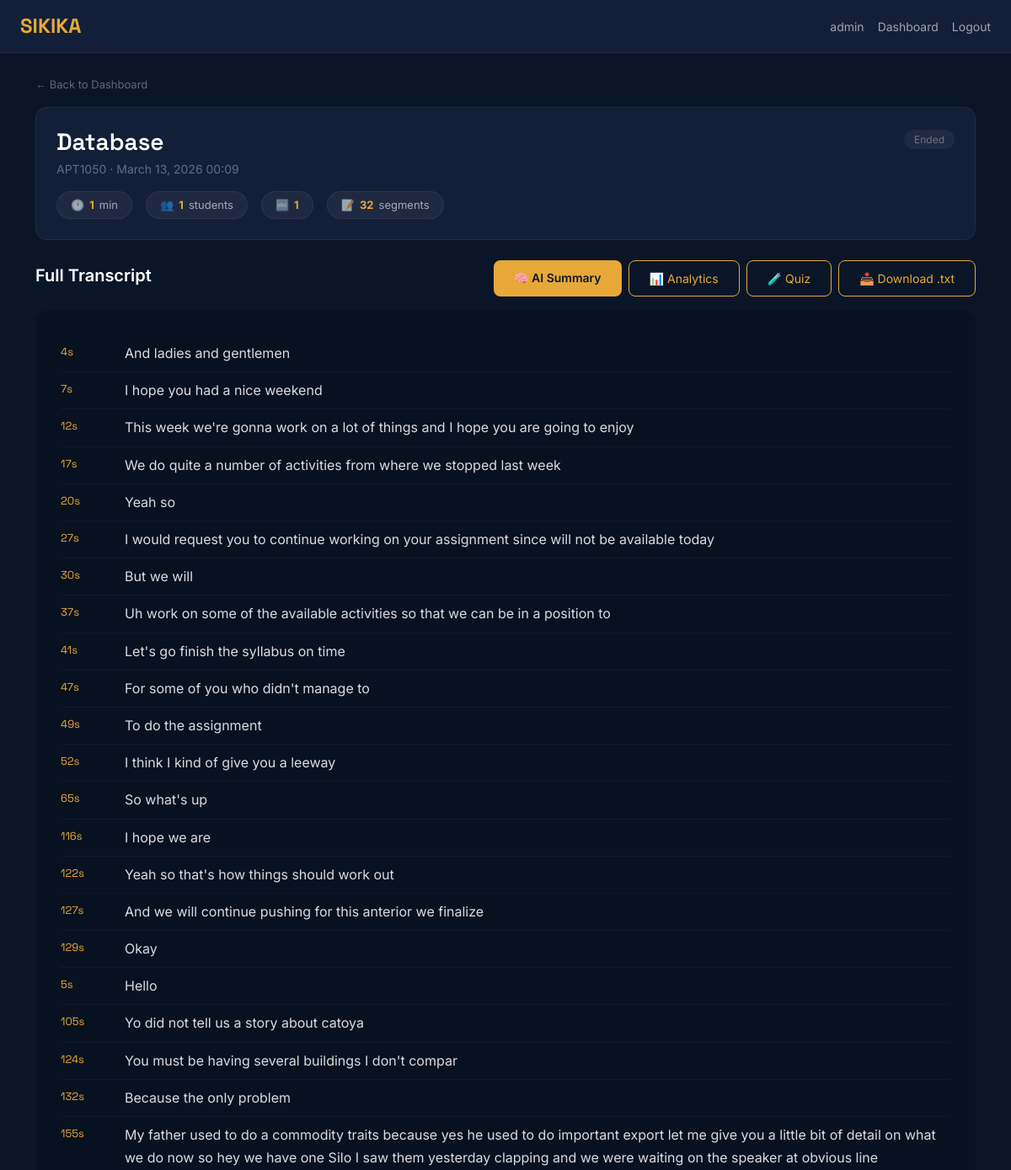
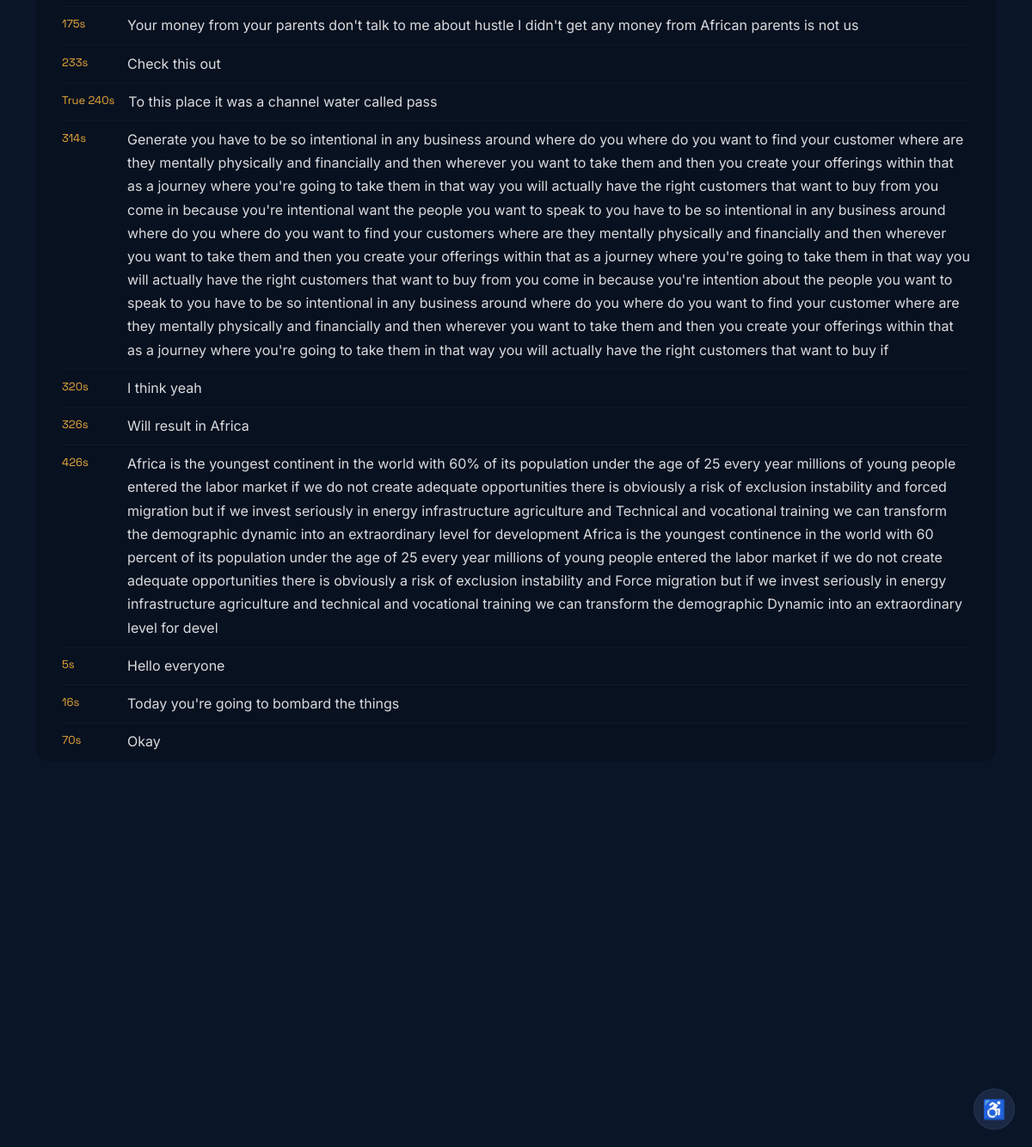
Page /session/HWL1LO/transcript/ (signed in) on the committed database (2 pictures, top to bottom).
### core/models.py (models this page shows, shortened)
class LectureSession(models.Model):
    STATUS_CHOICES = [
        ('waiting', 'Waiting'),
        ('live', 'Live'),
        ('ended', 'Ended'),
    ]
    lecturer = models.ForeignKey(User, on_delete=models.CASCADE, related_name='sessions')
    title = models.CharField(max_length=200)
    course_code = models.CharField(max_length=50, blank=True)
    session_code = models.CharField(max_length=6, unique=True, editable=False)
    status = models.CharField(max_length=10, choices=STATUS_CHOICES, default='waiting')
    created_at = models.DateTimeField(auto_now_add=True)
    started_at = models.DateTimeField(null=True, blank=True)
    ended_at = models.DateTimeField(null=True, blank=True)

class TranscriptSegment(models.Model):
    session = models.ForeignKey(LectureSession, on_delete=models.CASCADE, related_name='segments')
    text = models.TextField()
    timestamp = models.DateTimeField(auto_now_add=True)
    seconds_from_start = models.FloatField(default=0)
    has_technical_terms = models.BooleanField(default=False)
    class Meta:
        ordering = ['timestamp']

### core/views.py (the view)
# urls.py: path('session/<str:session_code>/transcript/', views.session_transcript, name='session_transcript'),
@login_required
def session_transcript(request, session_code):
    session = get_object_or_404(LectureSession, session_code=session_code)
    segments = session.segments.all()
    attendees = session.attendees.all()
    mode_counts = attendees.values('mode').annotate(count=Count('id'))
    mode_dict = {m['mode']: m['count'] for m in mode_counts}
    duration = None
    if session.started_at and session.ended_at:
        delta = session.ended_at - session.started_at
        duration = int(delta.total_seconds() // 60)
    return render(request, 'core/session_transcript.html', {
        'session': session,
        'segments': segments,
        'attendees': attendees,
        'mode_counts': mode_dict,
        'duration': duration,
    })

### templates/core/session_transcript.html (shortened to what this page needs)
{% extends 'core/base.html' %}
{% block content %}
<div class="container mt-4">
    <div class="mb-3">
        <a href="{% url 'dashboard' %}" style="color:var(--text-muted); font-size:13px; text-decoration:none;">← Back to Dashboard</a>
    </div>
    <div class="transcript-header">
        <div class="d-flex justify-content-between align-items-start flex-wrap gap-3">
            <div>
                <h3 style="font-family:var(--font-heading); font-weight:600; margin-bottom:4px;">{{ session.title }}</h3>
                <p class="text-muted mb-0" style="font-size:14px;">{{ session.course_code }} &middot; {{ session.created_at|date:"F d, Y H:i" }}</p>
            </div>
            <div>
                {% if session.status == 'ended' %}
                <span style="background:rgba(255,255,255,0.05); color:var(--text-muted); padding:4px 12px; border-radius:100px; font-size:12px;">Ended</span>
                {% else %}
                <span style="background:rgba(56,232,112,0.15); color:var(--green); padding:4px 12px; border-radius:100px; font-size:12px;">{{ session.get_status_display }}</span>
                {% endif %}
            </div>
        </div>
        <div class="d-flex flex-wrap gap-3 mt-3">
            {% if duration %}
            <span class="stat-pill">🕐 <strong>{{ duration }}</strong> min</span>
            {% endif %}
            <span class="stat-pill">👥 <strong>{{ attendees.count }}</strong> students</span>
            {% if mode_counts.caption %}
            <span class="stat-pill badge-caption">🔤 <strong>{{ mode_counts.caption }}</strong></span>
            {% endif %}
            <span class="stat-pill">📝 <strong>{{ segments.count }}</strong> segments</span>
        </div>
    </div>
    <div class="d-flex justify-content-between align-items-center mb-3 flex-wrap gap-2">
        <h5 style="font-weight:600;">Full Transcript</h5>
        <div class="d-flex gap-2">
            <a href="{% url 'session_summary' session.session_code %}" class="btn btn-sikika btn-sm">🧠 AI Summary</a>
            <a href="{% url 'session_analytics' session.session_code %}" class="btn btn-outline-sikika btn-sm">📊 Analytics</a>
            <a href="{% url 'session_quiz' session.session_code %}" class="btn btn-outline-sikika btn-sm">🧪 Quiz</a>
            <a href="{% url 'download_transcript' session.session_code %}" class="btn btn-outline-sikika btn-sm">📥 Download .txt</a>
        </div>
    </div>
    <div class="transcript-body" role="log" aria-label="Session transcript">
        {% if segments %}
            {% for seg in segments %}
            <div class="segment">
                <div class="seg-time">
                    {% with mins=seg.seconds_from_start|floatformat:"0" %}
                    {{ seg.seconds_from_start|divisibleby:60|default:"" }}
                    {% endwith %}
                    <span>{{ seg.seconds_from_start|floatformat:"0" }}s</span>
                </div>
                <div class="seg-text">{{ seg.text }}</div>
            </div>
            {% endfor %}
        {% else %}
            <p style="color:var(--text-muted); text-align:center; font-style:italic; padding:40px 0;">No transcript segments recorded.</p>
        {% endif %}
    </div>
</div>
{% endblock %}

### templates/core/base.html (shortened to what this page needs)
{% load static %}
<!DOCTYPE html>
<html lang="en">
<head>
    <link href="https://cdn.jsdelivr.net/npm/bootstrap@5.3.3/dist/css/bootstrap.min.css" rel="stylesheet">
    <link href="https://fonts.cdnfonts.com/css/opendyslexic" rel="stylesheet">
</head>
<body role="document">
    <nav class="navbar navbar-expand-lg navbar-dark px-4" role="navigation" aria-label="Main navigation">
        <a class="navbar-brand" href="{% url 'home' %}" aria-label="SIKIKA Home">SIKIKA</a>
        <div class="ms-auto d-flex align-items-center gap-3">
            {% if user.is_authenticated %}
                <span class="nav-link" aria-hidden="true">{{ user.username }}</span>
                <a href="{% url 'dashboard' %}" class="nav-link">Dashboard</a>
                <a href="{% url 'logout' %}" class="nav-link">Logout</a>
            {% else %}
                <a href="{% url 'login' %}" class="nav-link">Login</a>
                <a href="{% url 'register' %}" class="btn btn-sikika btn-sm">Register</a>
            {% endif %}
        </div>
    </nav>
    <main id="main-content" role="main">
        {% block content %}{% endblock %}
    </main>
    {% if user.is_authenticated %}
    <div class="a11y-panel" role="region" aria-label="Accessibility controls">
        <div class="a11y-toggle" onclick="toggleA11yMenu()" title="Accessibility Settings" aria-label="Accessibility Settings" tabindex="0">♿</div>
    </div>
    {% endif %}
</body>
</html>

### rows in the picture
LectureSession: title "Database", course_code "APT1050", created_at "March 13, 2026 00:09", count "32"
TranscriptSegment: seconds_from_start "4", text "And ladies and gentlemen"
TranscriptSegment: seconds_from_start "7", text "I hope you had a nice weekend"
TranscriptSegment: seconds_from_start "12", text "This week we're gonna work on a lot of things and I hope you are going to enjoy"
TranscriptSegment: seconds_from_start "17", text "We do quite a number of activities from where we stopped last week"
TranscriptSegment: seconds_from_start "20", text "Yeah so"
TranscriptSegment: seconds_from_start "27", text "I would request you to continue working on your assignment since will not be available today"
TranscriptSegment: seconds_from_start "30", text "But we will"
TranscriptSegment: seconds_from_start "37", text "Uh work on some of the available activities so that we can be in a position to"
TranscriptSegment: seconds_from_start "41", text "Let's go finish the syllabus on time"
TranscriptSegment: seconds_from_start "47", text "For some of you who didn't manage to"
TranscriptSegment: seconds_from_start "49", text "To do the assignment"
TranscriptSegment: seconds_from_start "52", text "I think I kind of give you a leeway"
TranscriptSegment: seconds_from_start "65", text "So what's up"
TranscriptSegment: seconds_from_start "116", text "I hope we are"
TranscriptSegment: seconds_from_start "122", text "Yeah so that's how things should work out"
TranscriptSegment: seconds_from_start "127", text "And we will continue pushing for this anterior we finalize"
TranscriptSegment: seconds_from_start "129", text "Okay"
TranscriptSegment: seconds_from_start "5", text "Hello"
TranscriptSegment: seconds_from_start "105", text "Yo did not tell us a story about catoya"
TranscriptSegment: seconds_from_start "124", text "You must be having several buildings I don't compar"
TranscriptSegment: seconds_from_start "132", text "Because the only problem"
TranscriptSegment: seconds_from_start "155", text "My father used to do a commodity traits because yes he used to do important export let me give you a little bit of detail on what we do now so hey we have one Silo I saw them yesterday clapping and we were waiting on the speaker at obvious line"
TranscriptSegment: seconds_from_start "175", text "Your money from your parents don't talk to me about hustle I didn't get any money from African parents is not us"
TranscriptSegment: seconds_from_start "233", text "Check this out"
TranscriptSegment: seconds_from_start|divisibleby "True", seconds_from_start "240", text "To this place it was a channel water called pass"
TranscriptSegment: seconds_from_start "314", text "Generate you have to be so intentional in any business around where do you where do you want to find your customer where are they mentally physically and financially and then wherever you want to take them and then you create your offerings within that as a journey where you're going to take them in that way you will actually have the right customers that want to buy from you come in because you're intentional want the people you want to speak to you have to be so intentional in any business around where do you where do you want to find your customers where are they mentally physically and financially and then wherever you want to take them and then you create your offerings within that as…"
TranscriptSegment: seconds_from_start "320", text "I think yeah"
TranscriptSegment: seconds_from_start "326", text "Will result in Africa"
TranscriptSegment: seconds_from_start "426", text "Africa is the youngest continent in the world with 60% of its population under the age of 25 every year millions of young people entered the labor market if we do not create adequate opportunities there is obviously a risk of exclusion instability and forced migration but if we invest seriously in energy infrastructure agriculture and Technical and vocational training we can transform the demographic dynamic into an extraordinary level for development Africa is the youngest continence in the world with 60 percent of its population under the age of 25 every year millions of young people entered the labor market if we do not create adequate opportunities there is obviously a risk of exclusion…"
TranscriptSegment: seconds_from_start "5", text "Hello everyone"
TranscriptSegment: seconds_from_start "16", text "Today you're going to bombard the things"
TranscriptSegment: seconds_from_start "70", text "Okay"

### other values in the picture
{{ user.username }} "admin"
{{ duration }} "1"
{{ attendees.count }} "1"
{{ mode_counts.caption }} "1"
